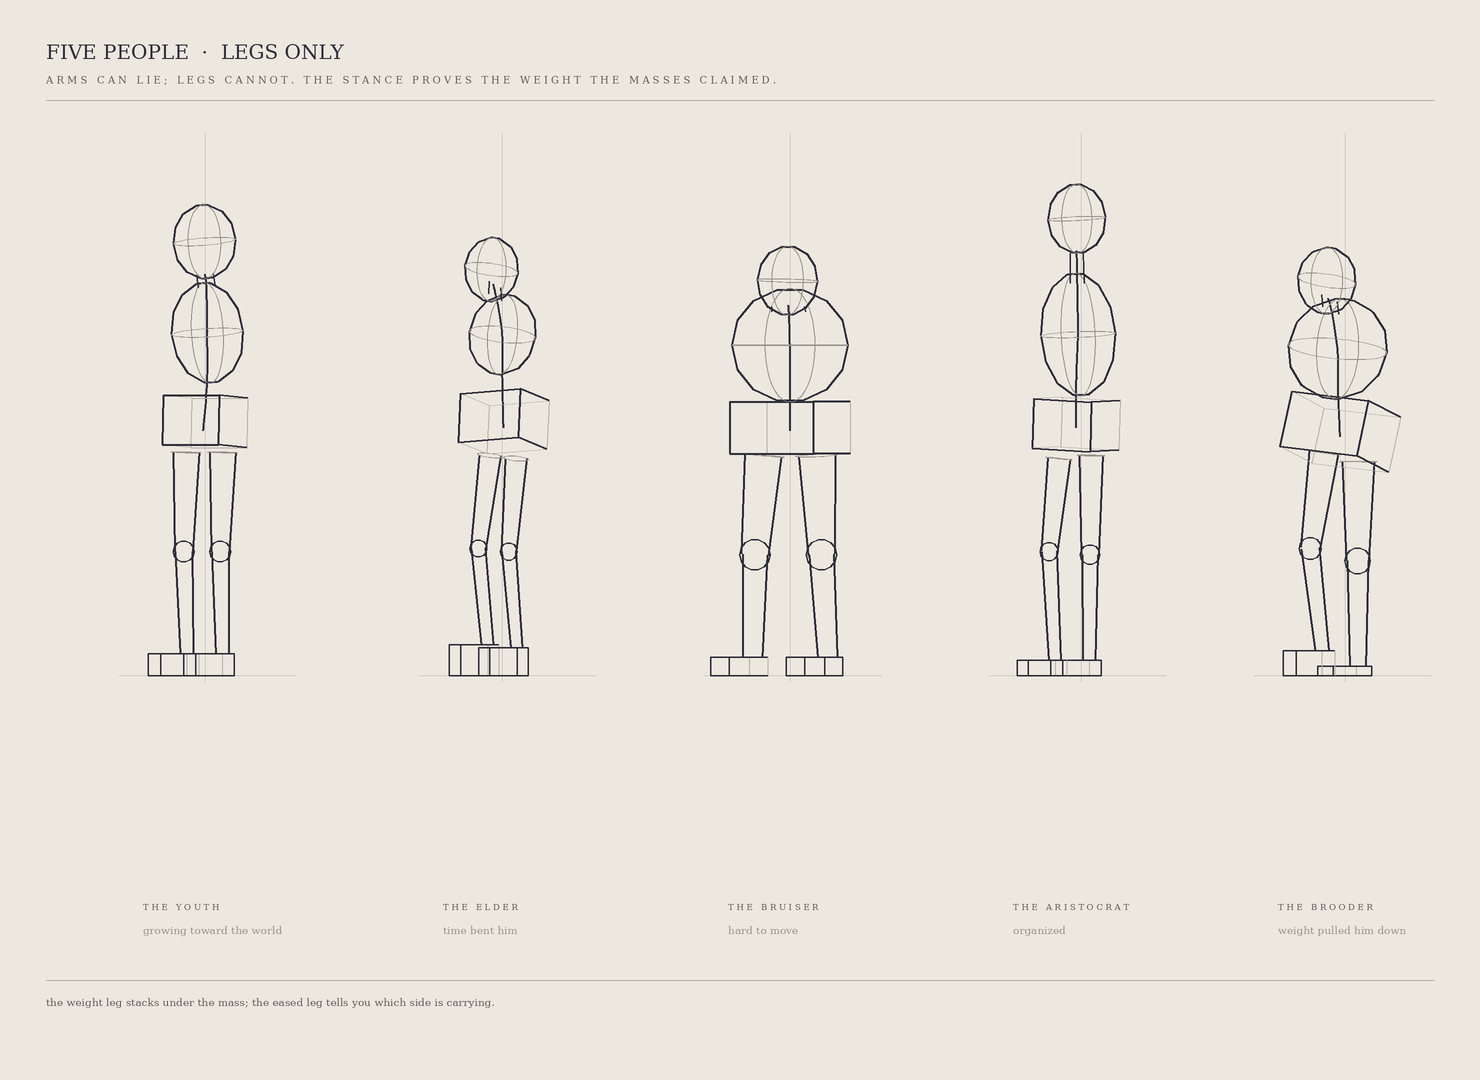

Reproduce this figure in Python.
"""
FIVE PEOPLE · NOW WITH LEGS  (the human before anatomy — 2, 2026-05-30)
Professor: "Add LEGS only. No arms, no hands, no features. Why legs first? Because legs reveal
whether the pelvis actually CARRIES WEIGHT. Arms can lie. Legs cannot." Same five people as the
three-mass page, now standing — the stance has to prove the weight the masses claimed.
Also pushed the closest pair apart, per the note:
  ELDER  — smaller ribcage, more forward drift, fragile, knees soft: TIME bent him.
  BROODER — heavier ribcage, lower head, pelvis more burdened, weight on one locked leg:
            WEIGHT pulled him down.
Still: head ovoid + ribcage egg + pelvis box, on a spine line-of-action, against a plumb
vertical + ground. Legs are tapered construction masses (thigh / knee / shin / foot); the
WEIGHT leg stacks straight under the centre of mass, the relaxed leg eases — contrapposto is
how legs tell the truth about weight.
"""
import os, math
import numpy as np
from PIL import Image, ImageDraw, ImageFont

OUT="/sessions/nifty-keen-cerf/mnt/hessentials/illustration/loomis"
W,H,SS=1480,1080,2
PAPER=(237,232,223); INK=(46,46,58); FAINT=(180,177,170); GREY=(150,147,140); LABEL=(96,94,90)
SCALE=62.0; YSHIFT=3.75; CAMYAW=math.radians(-30); GROUND=7.55

def Rx(a): c,s=math.cos(a),math.sin(a); return np.array([[1,0,0],[0,c,-s],[0,s,c]])
def Ry(a): c,s=math.cos(a),math.sin(a); return np.array([[c,0,s],[0,1,0],[-s,0,c]])
def Rz(a): c,s=math.cos(a),math.sin(a); return np.array([[c,-s,0],[s,c,0],[0,0,1]])
def rad(d): return math.radians(d)
def pit(d): return Rx(rad(d))
def tilt(p,r): return Rz(rad(r))@Rx(rad(p))

img=Image.new("RGB",(W*SS,H*SS),PAPER); D=ImageDraw.Draw(img)
def projP(p,ox,oy):
    q=Ry(CAMYAW)@((np.array(p,float)-np.array([0,YSHIFT,0]))*SCALE); return (ox+q[0],oy+q[1])
def projZ(p): return (Ry(CAMYAW)@((np.array(p,float)-np.array([0,YSHIFT,0]))*SCALE))[2]
def CV(scr,w,col=INK,closed=False):
    pts=[(x*SS,y*SS) for x,y in scr]
    if closed: pts=pts+[pts[0]]
    if len(pts)>=2: D.line(pts,fill=col,width=max(1,int(w*SS)),joint="curve")
def hull(points):
    pts=sorted(set((round(x,2),round(y,2)) for x,y in points))
    if len(pts)<3: return pts
    def cr(o,a,b): return (a[0]-o[0])*(b[1]-o[1])-(a[1]-o[1])*(b[0]-o[0])
    lo=[]
    for p in pts:
        while len(lo)>=2 and cr(lo[-2],lo[-1],p)<=0: lo.pop()
        lo.append(p)
    up=[]
    for p in reversed(pts):
        while len(up)>=2 and cr(up[-2],up[-1],p)<=0: up.pop()
        up.append(p)
    return lo[:-1]+up[:-1]
def basis(axis):
    axis=axis/(np.linalg.norm(axis)+1e-9)
    ref=np.array([0,0,1.0]) if abs(axis[2])<0.9 else np.array([0,1.0,0])
    u=np.cross(axis,ref); u/=np.linalg.norm(u)+1e-9; v=np.cross(axis,u); return u,v

def ellipsoid(center,radii,rot,ox,oy,w=2.2,contour=True):
    rx,ry,rz=radii; c=np.array(center,float); surf=[]
    for i in range(7):
        th=math.pi*(i+0.5)/7
        for j in range(18):
            ph=2*math.pi*j/18
            surf.append(c+rot@np.array([rx*math.sin(th)*math.cos(ph),ry*math.cos(th),rz*math.sin(th)*math.sin(ph)]))
    CV(hull([projP(p,ox,oy) for p in surf]),w,INK,closed=True)
    if contour:
        eq=[c+rot@np.array([rx*math.cos(t),0,rz*math.sin(t)]) for t in np.linspace(0,2*math.pi,42)]
        CV([projP(p,ox,oy) for p in eq],1.0,GREY)
        mer=[c+rot@np.array([0,ry*math.cos(t),rz*math.sin(t)]) for t in np.linspace(0,2*math.pi,42)]
        CV([projP(p,ox,oy) for p in mer],1.0,GREY)

def boxv(center,half,rot,ox,oy,w=2.0):
    hx,hy,hz=half; c=np.array(center,float)
    combo=[(sx,sy,sz) for sx in(-1,1) for sy in(-1,1) for sz in(-1,1)]
    cw=[c+rot@np.array([sx*hx,sy*hy,sz*hz],float) for (sx,sy,sz) in combo]
    for a in range(8):
        for b in range(a+1,8):
            if sum(1 for k in range(3) if combo[a][k]!=combo[b][k])==1:
                near=(projZ(cw[a])+projZ(cw[b]))/2 > -2
                CV([projP(cw[a],ox,oy),projP(cw[b],ox,oy)], w if near else 1.2, INK if near else FAINT)

def ringp(center,r,axis,ox,oy,w=1.0,col=GREY):
    u,v=basis(np.array(axis,float))
    pts=[np.array(center,float)+r*(math.cos(t)*u+math.sin(t)*v) for t in np.linspace(0,2*math.pi,30)]
    CV([projP(p,ox,oy) for p in pts],w,col,closed=True)

def taper(a,b,ra,rb,ox,oy,w=2.0):
    a=np.array(a,float); b=np.array(b,float); ax=b-a
    if np.linalg.norm(ax)<1e-6: return
    u,_=basis(ax)
    CV([projP(a+u*ra,ox,oy),projP(b+u*rb,ox,oy)],w,INK)
    CV([projP(a-u*ra,ox,oy),projP(b-u*rb,ox,oy)],w,INK)

def leg(hip,knee,ankle,r,ox,oy):
    rh,rk,ra=r
    taper(hip,knee,rh,rk,ox,oy,2.0); ellipsoid(knee,(rk,rk,rk),np.eye(3),ox,oy,1.6,contour=False)
    taper(knee,ankle,rk*0.92,ra,ox,oy,2.0)
    ringp(hip,rh,np.array(knee,float)-np.array(hip,float),ox,oy)
    # foot: a small box from ankle to ground, projecting forward (+z)
    a=np.array(ankle,float); fy=(GROUND-a[1])
    fc=a+np.array([0,fy*0.5,0.42]); boxv(fc,(ra*0.95,max(fy*0.5,0.05),0.62),np.eye(3),ox,oy,1.7)

def spine(pts,ox,oy,w=2.4):
    P=[np.array(p,float) for p in pts]; out=[]
    for i in range(len(P)-1):
        p0=P[max(i-1,0)]; p1=P[i]; p2=P[i+1]; p3=P[min(i+2,len(P)-1)]
        for t in np.linspace(0,1,12):
            t2=t*t; t3=t2*t
            q=0.5*((2*p1)+(-p0+p2)*t+(2*p0-5*p1+4*p2-p3)*t2+(-p0+3*p1-3*p2+p3)*t3)
            out.append(projP(q,ox,oy))
    CV(out,w,INK)

def figure(ox,oy,spec):
    px=spec.get('plumb',0.0)
    CV([projP((px,-1.2,0),ox,oy),projP((px,GROUND+0.1,0),ox,oy)],0.8,FAINT)
    CV([projP((-1.6,GROUND,0),ox,oy),projP((1.7,GROUND,0),ox,oy)],0.9,FAINT)
    for lg in spec['legs']: leg(*lg,ox,oy)        # legs behind the masses
    spine(spec['spine'],ox,oy)
    pc,ph,pr=spec['pelvis']; boxv(pc,ph,pr,ox,oy,2.0)
    rc,rr,rrot=spec['rib']; ellipsoid(rc,rr,rrot,ox,oy,2.3)
    nk=spec['neck']; taper(nk[0],nk[1],nk[2],nk[2]*0.95,ox,oy,1.7)
    hc,hr,hrot=spec['head']; ellipsoid(hc,hr,hrot,ox,oy,2.2)

L=lambda hip,knee,ankle,r:(hip,knee,ankle,r)
PEOPLE=[
 ('the youth','growing toward the world', dict(plumb=0.0,
    head=((0.00,0.55,0.02),(0.50,0.60,0.52),pit(-8)),
    rib =((0.02,2.02,-0.04),(0.60,0.82,0.50),pit(-9)),
    pelvis=((0.00,3.45,0.0),(0.52,0.40,0.46),pit(3)),
    neck=((0.02,1.28,-0.02),(0.0,1.08,0.0),0.16),
    spine=[(0.0,3.6,0.05),(0.02,2.8,-0.04),(0.02,2.0,-0.04),(0.02,1.3,-0.02),(0.0,1.08,0.0)],
    legs=[ L((-0.34,3.95,0.02),(-0.34,5.55,0.10),(-0.33,7.20,0.02),(0.24,0.17,0.12)),
           L(( 0.34,3.95,0.02),( 0.34,5.55,0.10),( 0.33,7.20,0.02),(0.24,0.17,0.12)) ])),
 ('the elder','time bent him', dict(plumb=-0.05,
    head=((0.20,1.00,0.78),(0.42,0.52,0.46),pit(14)),
    rib =((0.08,2.05,0.22),(0.56,0.66,0.46),pit(17)),            # SMALLER ribcage
    pelvis=((-0.06,3.45,-0.06),(0.56,0.40,0.46),tilt(12,-4)),
    neck=((0.06,1.45,0.42),(0.16,1.24,0.6),0.13),
    spine=[(-0.06,3.55,-0.06),(0.0,2.78,0.08),(0.08,2.05,0.22),(0.13,1.5,0.48),(0.20,1.24,0.72)],
    legs=[ L((-0.28,4.0,0.0),(-0.30,5.5,0.34),(-0.24,7.05,0.16),(0.20,0.14,0.11)),   # knees SOFT/bent
           L(( 0.24,4.05,0.06),( 0.30,5.55,0.40),( 0.34,7.10,0.22),(0.20,0.14,0.11)) ])),  # feet close, fwd drift
 ('the bruiser','hard to move', dict(plumb=0.0,
    head=((0.0,1.18,0.08),(0.48,0.56,0.50),pit(3)),
    rib =((0.0,2.22,0.0),(0.98,0.92,0.80),pit(0)),
    pelvis=((0.0,3.55,0.0),(0.78,0.42,0.60),pit(0)),
    neck=((0.0,1.68,0.04),(0.0,1.60,0.06),0.32),
    spine=[(0.0,3.6,0.0),(0.0,2.95,0.0),(0.0,2.22,0.0),(0.0,1.7,0.03),(0.0,1.58,0.05)],
    legs=[ L((-0.5,4.0,0.0),(-0.62,5.6,0.06),(-0.7,7.25,0.0),(0.34,0.25,0.18)),     # WIDE planted
           L(( 0.5,4.0,0.0),( 0.62,5.6,0.06),( 0.7,7.25,0.0),(0.34,0.25,0.18)) ])),
 ('the aristocrat','organized', dict(plumb=0.12,
    head=((0.0,0.18,-0.06),(0.46,0.56,0.48),pit(-5)),
    rib =((0.0,2.05,-0.10),(0.62,1.00,0.54),pit(-6)),
    pelvis=((0.02,3.5,0.0),(0.54,0.40,0.46),tilt(-2,3)),         # slight hip drop (contrapposto)
    neck=((0.0,1.22,-0.08),(0.0,0.74,-0.06),0.13),
    spine=[(0.02,3.55,0.0),(0.0,2.75,-0.05),(0.0,2.05,-0.10),(0.0,1.2,-0.08),(0.0,0.7,-0.06)],
    legs=[ L((0.30,4.0,0.0),(0.28,5.6,0.0),(0.26,7.30,0.0),(0.22,0.16,0.12)),       # WEIGHT leg straight, plumb
           L((-0.30,4.05,0.0),(-0.40,5.55,0.14),(-0.34,7.30,0.06),(0.21,0.15,0.11)) ])),  # relaxed eased
 ('the brooder','weight pulled him down', dict(plumb=0.10,
    head=((0.16,1.18,0.70),(0.46,0.54,0.50),pit(14)),           # LOWER head
    rib =((0.06,2.28,0.18),(0.84,0.82,0.66),pit(15)),           # HEAVIER ribcage
    pelvis=((-0.02,3.62,-0.04),(0.72,0.46,0.56),tilt(14,6)),    # more BURDENED + hip drop
    neck=((0.06,1.66,0.40),(0.14,1.46,0.58),0.16),
    spine=[(-0.02,3.7,-0.04),(0.0,2.9,0.06),(0.06,2.28,0.18),(0.11,1.7,0.44),(0.16,1.46,0.66)],
    legs=[ L((0.34,4.1,0.0),(0.34,5.7,0.02),(0.33,7.40,0.0),(0.30,0.21,0.15)),      # WEIGHT leg locked, bearing load
           L((-0.30,3.95,0.0),(-0.44,5.5,0.20),(-0.30,7.15,0.06),(0.27,0.18,0.13)) ])),  # slack
]
cols=[205,505,790,1075,1340]; cy=440
for i,(name,sub,spec) in enumerate(PEOPLE): figure(cols[i],cy,spec)

def font(px):
    try: return ImageFont.truetype('/usr/share/fonts/truetype/dejavu/DejaVuSerif.ttf',int(px*SS))
    except: return ImageFont.load_default()
F_TTL=font(20); F_SM=font(8.5); F_IT=font(10.5); F_CAP=font(10)
def caps(s): return ' '.join(s.upper())
D.text((46*SS,40*SS),'FIVE PEOPLE  ·  LEGS ONLY',fill=INK,font=F_TTL)
D.text((46*SS,74*SS),caps('arms can lie; legs cannot. the stance proves the weight the masses claimed.'),fill=LABEL,font=F_CAP)
D.line([(46*SS,100*SS),(1434*SS,100*SS)],fill=FAINT,width=max(1,int(1*SS)))
for i,(name,sub,spec) in enumerate(PEOPLE):
    D.text((cols[i]*SS-62*SS,902*SS),caps(name),fill=LABEL,font=F_SM)
    D.text((cols[i]*SS-62*SS,924*SS),sub,fill=GREY,font=F_IT)
D.line([(46*SS,980*SS),(1434*SS,980*SS)],fill=FAINT,width=max(1,int(1*SS)))
D.text((46*SS,996*SS),'the weight leg stacks under the mass; the eased leg tells you which side is carrying.',
       fill=LABEL,font=F_IT)
out=img.resize((W,H),Image.LANCZOS); os.makedirs(OUT,exist_ok=True)
out.save(f'{OUT}/five_people_legs.png'); print('done',out.size)
